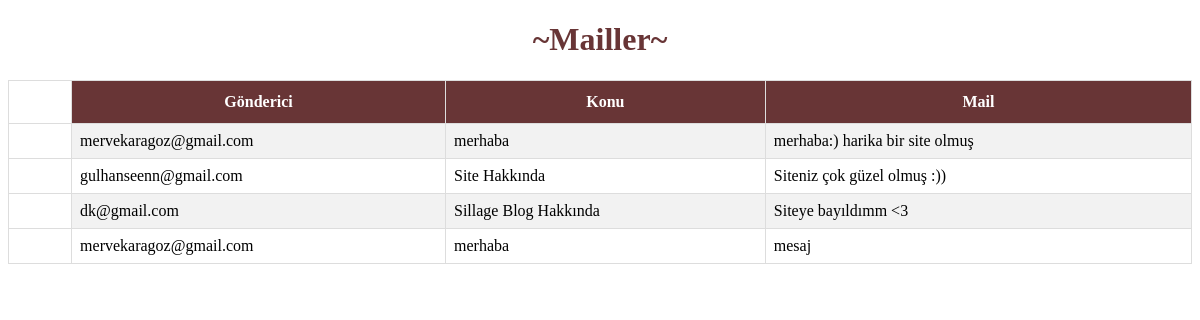
/maillerim.php, run on the app's committed database.
### tables this page shows
CREATE TABLE `mail` (
  `id` int(11) NOT NULL,
  `gonderen` varchar(25) NOT NULL,
  `konu` varchar(55) NOT NULL,
  `mail` varchar(255) NOT NULL
);

### maillerim.php (the view, shortened to what this page needs)
<!doctype html>
<html>
<head>
</head>
<body>
<h1 align="center" style="color: #683536;">~Mailler~</h1>
<table class="tablo">
  <tr>
    <th>Gönderici</th>
    <th>Konu</th>
    <th>Mail</th>
  </tr>
  <?php
include("baglan.php");
$sonuc=mysqli_query($baglan,"select * from mail");
while($satir=mysqli_fetch_array($sonuc))
{
echo '<tr>';
echo '<td>'.$satir['gonderen'].'</td>';
echo '<td>'.$satir['konu'].'</td>';
echo '<td>'.$satir['mail'].'</td>';
echo '</tr>';
}
?>
	</table>
</body>
</html>

### maillerim.php (style rules this page uses)
.tablo { border-collapse: collapse; width: 100%; }
.tablo td, .tablo th { border: 1px solid #ddd; padding: 8px; }
.tablo tr:nth-child(even) { background-color:#f2f2f2 }
.tablo th { padding-top: 12px; padding-bottom: 12px; text-align: left; background-color: #683536; color: white; text-align: center; }

### data on the page
mail: gonderen "mervekaragoz@gmail.com", konu "merhaba", mail "merhaba:) harika bir site olmuş"
mail: gonderen "gulhanseenn@gmail.com", konu "Site Hakkında", mail "Siteniz çok güzel olmuş :))"
mail: gonderen "dk@gmail.com", konu "Sillage Blog Hakkında", mail "Siteye bayıldımm <3"
mail: gonderen "mervekaragoz@gmail.com", konu "merhaba", mail "mesaj"
